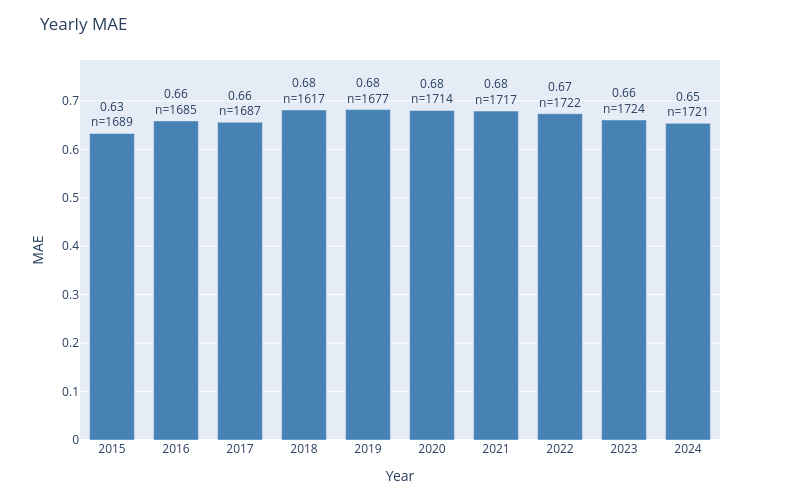

The cell this chart's notebook holds for it:
### Code cell
plot_error_by_group(
    df=results_test,
    y_true_col='actual',
    y_pred_col='prediction',
    date_col='dt_temp',
    group_by='year',
    metric='mae',
    title='Yearly MAE'
)

### Figure 1 — Plotly figure (JSON) as saved in the notebook; plotly's stock layout.template omitted (floating-point values rounded to 4 significant figures)
{"data": [{"marker": {"color": "steelblue"}, "text": ["0.63<br>n=1689", "0.66<br>n=1685", "0.66<br>n=1687", "0.68<br>n=1617", "0.68<br>n=1677", "0.68<br>n=1714", "0.68<br>n=1717", "0.67<br>n=1722", "0.66<br>n=1724", "0.65<br>n=1721"], "textposition": "outside", "type": "bar", "x": ["2015", "2016", "2017", "2018", "2019", "2020", "2021", "2022", "2023", "2024"], "y": [0.6329, 0.6588, 0.6562, 0.6815, 0.6822, 0.6803, 0.6791, 0.6736, 0.6607, 0.6537]}], "layout": {"bargap": 0.3, "height": 500, "margin": {"b": 60, "t": 60}, "title": {"text": "Yearly MAE"}, "uniformtext": {"minsize": 8, "mode": "hide"}, "width": 800, "xaxis": {"title": {"text": "Year"}}, "yaxis": {"range": [0, 0.7845], "title": {"text": "MAE"}}}}
